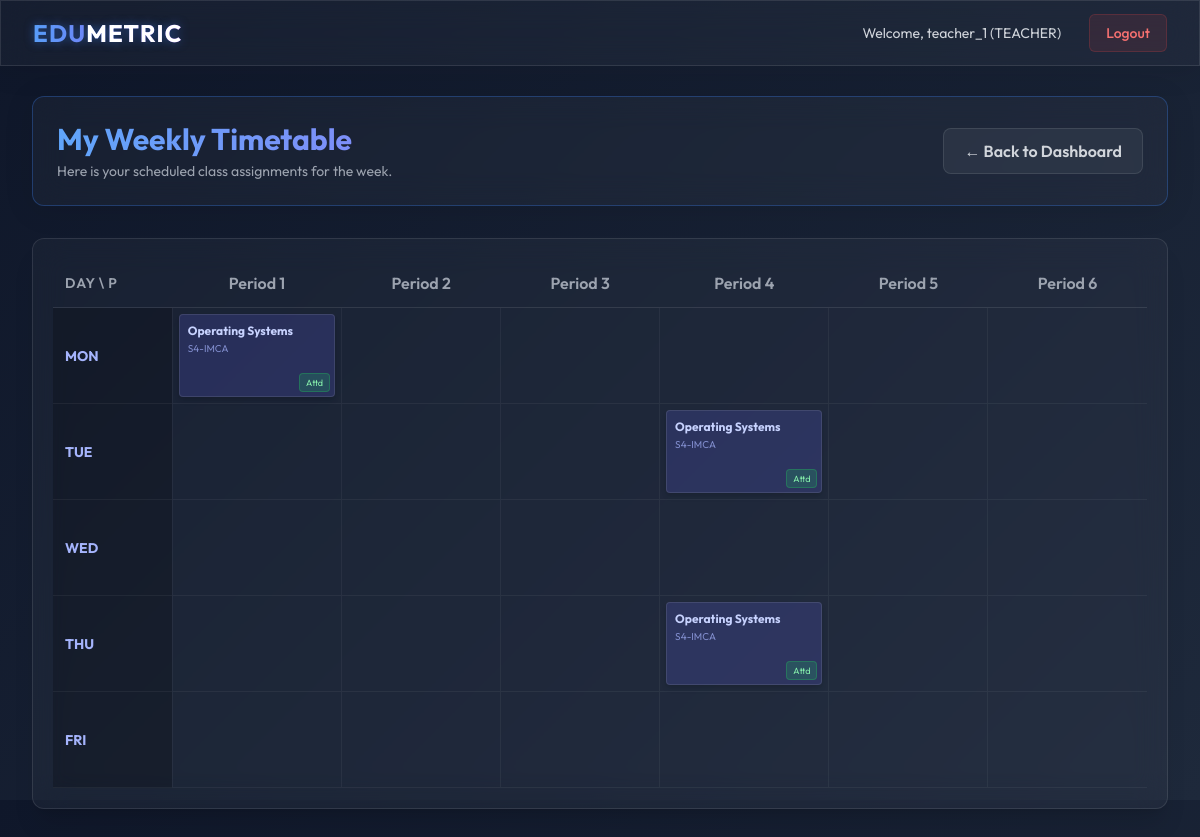
The page /teacher/timetable/ (signed in) on the database its author committed.
### core/models.py (models this page shows, shortened)
class User(AbstractUser):
    class Role(models.TextChoices):
        ADMIN = "ADMIN", "Admin"
        STAFF = "DEPT_STAFF", "Department Staff"
        TEACHER = "TEACHER", "Teacher"
        STUDENT = "STUDENT", "Student"
    role = models.CharField(max_length=20, choices=Role.choices, default=Role.STUDENT)
    department = models.ForeignKey(Department, on_delete=models.SET_NULL, null=True, blank=True)
    class_section = models.ForeignKey(ClassSection, on_delete=models.SET_NULL, null=True, blank=True)
    phone = models.CharField(max_length=15, blank=True, null=True)
    profile_pic = models.ImageField(upload_to="profiles/", blank=True, null=True)

class TimetableSlot(models.Model):
    DAYS_OF_WEEK = [
        ('MON', 'Monday'), ('TUE', 'Tuesday'), ('WED', 'Wednesday'),
        ('THU', 'Thursday'), ('FRI', 'Friday')
    ]
    class_section = models.ForeignKey(ClassSection, on_delete=models.CASCADE)
    period_number = models.IntegerField() # 1 through 7
    day_of_week = models.CharField(max_length=3, choices=DAYS_OF_WEEK)
    allocation = models.ForeignKey(Allocation, on_delete=models.CASCADE)
    class Meta:
        unique_together = ('class_section', 'day_of_week', 'period_number')

class Allocation(models.Model):
    teacher = models.ForeignKey(User, on_delete=models.CASCADE, limit_choices_to={'role': User.Role.TEACHER})
    subject = models.ForeignKey(Subject, on_delete=models.CASCADE)
    class_section = models.ForeignKey(ClassSection, on_delete=models.CASCADE)
    class Meta:
        unique_together = ('teacher', 'subject', 'class_section')

class Subject(models.Model):
    name = models.CharField(max_length=100)
    code = models.CharField(max_length=20, unique=True)
    class_section = models.ForeignKey(ClassSection, on_delete=models.CASCADE, null=True, blank=True)

class ClassSection(models.Model):
    name = models.CharField(max_length=50) # e.g. S5-CSE-A
    department = models.ForeignKey(Department, on_delete=models.CASCADE)

### core/views.py (the view)
# urls.py: path('teacher/timetable/', views.teacher_timetable, name='teacher_timetable'),
@login_required
@user_passes_test(is_teacher)
def teacher_timetable(request):
    slots = TimetableSlot.objects.filter(allocation__teacher=request.user).select_related(
        'allocation__subject', 'class_section'
    ).order_by('day_of_week', 'period_number')
    return render(request, 'teacher_timetable.html', {'slots': slots})

### core/views.py (called while the page is built)
def is_teacher(user):
    return user.role == User.Role.TEACHER

### templates/teacher_timetable.html (shortened to what this page needs)
{% extends 'base.html' %}
{% block content %}
<div class="space-y-8">
    <div class="glass-panel p-6 rounded-xl border-b border-blue-500/30 flex justify-between items-center sm:flex-row flex-col gap-4">
        <div>
            <h1 class="text-3xl font-bold text-transparent bg-clip-text bg-gradient-to-r from-blue-400 to-indigo-400">
            </h1>
            <p class="text-gray-400 text-sm mt-1">Here is your scheduled class assignments for the week.</p>
        </div>
        <a href="{% url 'teacher_dashboard' %}" class="px-5 py-2.5 bg-gray-700/50 hover:bg-gray-700/80 rounded-lg text-gray-300 font-semibold border border-white/10 transition-colors">
            &larr; Back to Dashboard
        </a>
    </div>
    <div class="glass-panel p-5 rounded-xl border border-white/10 overflow-x-auto shadow-xl">
        <table class="w-full text-left border-collapse min-w-[700px]">
            <thead>
                <tr>
                    <th class="p-3 border-b border-white/10 text-gray-400 font-semibold w-24 uppercase tracking-wider text-sm">Day \ P</th>
                    {% for p in "123456"|make_list %}
                    <th class="p-3 border-b border-white/10 text-gray-400 font-semibold text-center w-32">Period {{ p }}</th>
                    {% endfor %}
                </tr>
            </thead>
            <tbody>
                {% for day in "12345" %}
                <tr>
                    {% if day == "1" %}{% with d="MON" %}
                        <td class="p-3 border-b border-white/5 font-bold text-indigo-300 bg-black/20 text-sm align-middle">{{ d }}</td>
                        {% for p in "123456"|make_list %}
                        <td class="p-1.5 border-b border-white/5 border-l border-white/5 bg-transparent relative h-24 align-top">
                            {% for slot in slots %}
                                {% if slot.day_of_week == d and slot.period_number|stringformat:"s" == p %}
                                    <div class="glass-pill relative w-full h-full min-h-[60px] p-2 rounded border border-white/10 bg-indigo-500/20 shadow-md">
                                        <div class="text-xs font-bold text-indigo-200 truncate" title="{{ slot.allocation.subject.name }}">{{ slot.allocation.subject.name }}</div>
                                        <div class="text-[10px] text-indigo-300/70 mt-0.5 truncate">{{ slot.class_section.name }}</div>
                                        <a href="{% url 'teacher_attendance' slot.allocation.id %}" class="absolute bottom-1 right-1 px-1.5 py-0.5 text-[9px] bg-green-500/20 text-green-300 rounded hover:bg-green-500/40 transition-colors border border-green-500/30">Attd</a>
                                    </div>
                                {% endif %}
                            {% endfor %}
                        </td>
                        {% endfor %}
                    {% endwith %}{% endif %}
                    {% if day == "2" %}{% with d="TUE" %}
                        <td class="p-3 border-b border-white/5 font-bold text-indigo-300 bg-black/20 text-sm align-middle">{{ d }}</td>
                        {% for p in "123456"|make_list %}
                        <td class="p-1.5 border-b border-white/5 border-l border-white/5 bg-transparent relative h-24 align-top">
                            {% for slot in slots %}
                                {% if slot.day_of_week == d and slot.period_number|stringformat:"s" == p %}
                                    <div class="glass-pill relative w-full h-full min-h-[60px] p-2 rounded border border-white/10 bg-indigo-500/20 shadow-md">
                                        <div class="text-xs font-bold text-indigo-200 truncate" title="{{ slot.allocation.subject.name }}">{{ slot.allocation.subject.name }}</div>
                                        <div class="text-[10px] text-indigo-300/70 mt-0.5 truncate">{{ slot.class_section.name }}</div>
                                        <a href="{% url 'teacher_attendance' slot.allocation.id %}" class="absolute bottom-1 right-1 px-1.5 py-0.5 text-[9px] bg-green-500/20 text-green-300 rounded hover:bg-green-500/40 transition-colors border border-green-500/30">Attd</a>
                                    </div>
                                {% endif %}
                            {% endfor %}
                        </td>
                        {% endfor %}
                    {% endwith %}{% endif %}
                    {% if day == "3" %}{% with d="WED" %}
                        <td class="p-3 border-b border-white/5 font-bold text-indigo-300 bg-black/20 text-sm align-middle">{{ d }}</td>
                        {% for p in "123456"|make_list %}
                        <td class="p-1.5 border-b border-white/5 border-l border-white/5 bg-transparent relative h-24 align-top">
                        </td>
                        {% endfor %}
                    {% endwith %}{% endif %}
                    {% if day == "4" %}{% with d="THU" %}
                        <td class="p-3 border-b border-white/5 font-bold text-indigo-300 bg-black/20 text-sm align-middle">{{ d }}</td>
                        {% for p in "123456"|make_list %}
                        <td class="p-1.5 border-b border-white/5 border-l border-white/5 bg-transparent relative h-24 align-top">
                            {% for slot in slots %}
                                {% if slot.day_of_week == d and slot.period_number|stringformat:"s" == p %}
                                    <div class="glass-pill relative w-full h-full min-h-[60px] p-2 rounded border border-white/10 bg-indigo-500/20 shadow-md">
                                        <div class="text-xs font-bold text-indigo-200 truncate" title="{{ slot.allocation.subject.name }}">{{ slot.allocation.subject.name }}</div>
                                        <div class="text-[10px] text-indigo-300/70 mt-0.5 truncate">{{ slot.class_section.name }}</div>
                                        <a href="{% url 'teacher_attendance' slot.allocation.id %}" class="absolute bottom-1 right-1 px-1.5 py-0.5 text-[9px] bg-green-500/20 text-green-300 rounded hover:bg-green-500/40 transition-colors border border-green-500/30">Attd</a>
                                    </div>
                                {% endif %}
                            {% endfor %}
                        </td>
                        {% endfor %}
                    {% endwith %}{% endif %}
                    {% if day == "5" %}{% with d="FRI" %}
                        <td class="p-3 border-b border-white/5 font-bold text-indigo-300 bg-black/20 text-sm align-middle">{{ d }}</td>
                        {% for p in "123456"|make_list %}
                        <td class="p-1.5 border-b border-white/5 border-l border-white/5 bg-transparent relative h-24 align-top">
                        </td>
                        {% endfor %}
                    {% endwith %}{% endif %}
                </tr>
                {% endfor %}
            </tbody>
        </table>
    </div>
</div>
{% endblock %}

### templates/base.html (shortened to what this page needs)
<!DOCTYPE html>
<html lang="en">
<head>
    <script src="/static/tailwind.js"></script>
    <link rel="stylesheet" href="/static/dashboard_effects.css">
</head>
<body class="antialiased overflow-x-hidden">
    <nav class="w-full glass-panel z-50 fixed top-0 left-0 border-b border-white/10">
        <div class="max-w-7xl mx-auto px-4 sm:px-6 lg:px-8">
            <div class="flex items-center justify-between h-16">
                <div class="flex-shrink-0">
                    <a href="/" class="text-2xl font-bold tracking-wider text-transparent bg-clip-text bg-gradient-to-r from-blue-400 to-purple-500 neon-text">
                        EDU<span class="text-white">METRIC</span>
                    </a>
                </div>
                <div class="hidden md:block">
                    <div class="ml-10 flex items-baseline space-x-4">
                        {% if user.is_authenticated %}
                            <span class="px-3 py-2 text-sm text-gray-300">Welcome, {{ user.username }} ({{ user.role }})</span>
                            <a href="{% url 'logout' %}" class="px-4 py-2 rounded-md text-sm font-medium bg-red-500/10 hover:bg-red-500/30 text-red-400 border border-red-500/20 transition-all">Logout</a>
                        {% else %}
                            <a href="{% url 'login' %}" class="text-gray-300 hover:text-white px-3 py-2 rounded-md text-sm font-medium">Login</a>
                        {% endif %}
                    </div>
                </div>
            </div>
        </div>
    </nav>
    <main class="pt-24 pb-12 px-4 sm:px-6 lg:px-8 max-w-7xl mx-auto min-h-screen">
        {% block content %}{% endblock %}
    </main>
</body>
</html>

### templates/base.html (style rules this page uses)
body { background: linear-gradient(135deg, #0f172a 0%, #1e293b 100%); color: #ffffff; min-height: 100vh; }
.glass-panel { background: rgba(255, 255, 255, 0.03); backdrop-filter: blur(16px); -webkit-backdrop-filter: blur(16px); border: 1px solid rgba(255, 255, 255, 0.1); box-shadow: 0 4px 30px rgba(0, 0, 0, 0.1); }
.neon-text { text-shadow: 0 0 10px rgba(59, 130, 246, 0.5); }

### rows shown on the page
User: username "teacher_1", role "TEACHER"
TimetableSlot: allocation.subject.name "Operating Systems", class_section.name "S4-IMCA"
TimetableSlot: allocation.subject.name "Operating Systems", class_section.name "S4-IMCA"
TimetableSlot: allocation.subject.name "Operating Systems", class_section.name "S4-IMCA"

### other values the page prints
{{ p }} "1" "2" "3" "4" "5" "6"
{{ d }} "MON"
{{ d }} "TUE"
{{ d }} "WED"
{{ d }} "THU"
{{ d }} "FRI"
